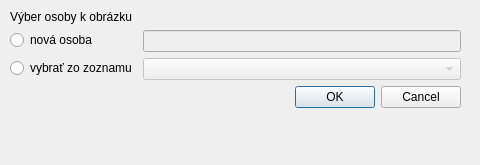
<?xml version="1.0" encoding="UTF-8"?>
<ui version="4.0">
 <class>PatientDialog</class>
 <widget class="QDialog" name="PatientDialog">
  <property name="geometry">
   <rect>
    <x>0</x>
    <y>0</y>
    <width>480</width>
    <height>165</height>
   </rect>
  </property>
  <property name="windowTitle">
   <string>Dialog</string>
  </property>
  <widget class="QWidget" name="">
   <property name="geometry">
    <rect>
     <x>10</x>
     <y>10</y>
     <width>451</width>
     <height>191</height>
    </rect>
   </property>
   <layout class="QFormLayout" name="formLayout">
    <item row="0" column="0" colspan="2">
     <widget class="QLabel" name="label">
      <property name="text">
       <string>Výber osoby k obrázku </string>
      </property>
     </widget>
    </item>
    <item row="1" column="0">
     <widget class="QRadioButton" name="newPatientRB">
      <property name="text">
       <string>nová osoba</string>
      </property>
     </widget>
    </item>
    <item row="1" column="1">
     <widget class="QLineEdit" name="newPatientLineE">
      <property name="enabled">
       <bool>false</bool>
      </property>
     </widget>
    </item>
    <item row="2" column="0">
     <widget class="QRadioButton" name="choosePatientRb">
      <property name="text">
       <string>vybrať zo zoznamu</string>
      </property>
     </widget>
    </item>
    <item row="2" column="1">
     <widget class="QComboBox" name="choosePatientComboB">
      <property name="enabled">
       <bool>false</bool>
      </property>
     </widget>
    </item>
    <item row="3" column="0" colspan="2">
     <widget class="QDialogButtonBox" name="buttonBox">
      <property name="orientation">
       <enum>Qt::Horizontal</enum>
      </property>
      <property name="standardButtons">
       <set>QDialogButtonBox::Cancel|QDialogButtonBox::Ok</set>
      </property>
     </widget>
    </item>
   </layout>
  </widget>
 </widget>
 <resources/>
 <connections>
  <connection>
   <sender>buttonBox</sender>
   <signal>accepted()</signal>
   <receiver>PatientDialog</receiver>
   <slot>accept()</slot>
   <hints>
    <hint type="sourcelabel">
     <x>248</x>
     <y>254</y>
    </hint>
    <hint type="destinationlabel">
     <x>157</x>
     <y>274</y>
    </hint>
   </hints>
  </connection>
  <connection>
   <sender>buttonBox</sender>
   <signal>rejected()</signal>
   <receiver>PatientDialog</receiver>
   <slot>reject()</slot>
   <hints>
    <hint type="sourcelabel">
     <x>316</x>
     <y>260</y>
    </hint>
    <hint type="destinationlabel">
     <x>286</x>
     <y>274</y>
    </hint>
   </hints>
  </connection>
 </connections>
</ui>
